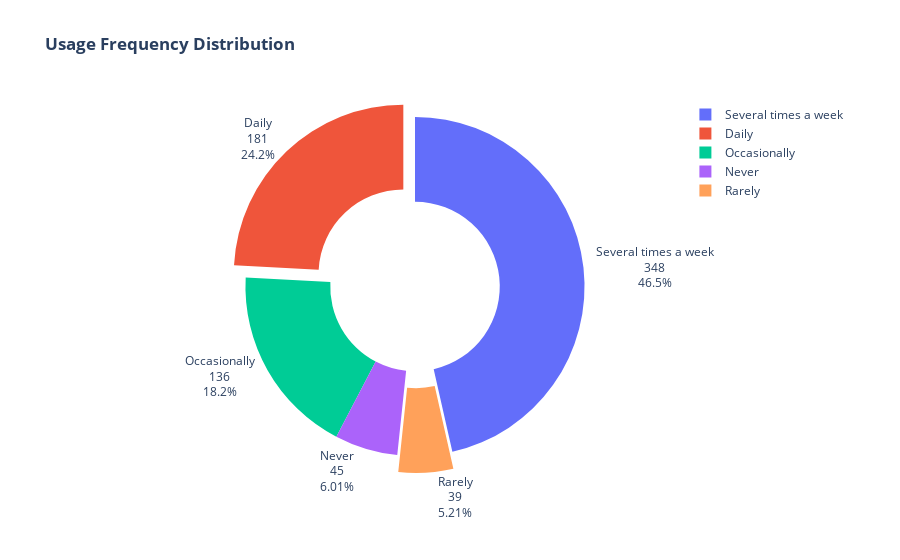

The notebook cell this image was saved under:
### Code cell
import plotly.graph_objects as go

labels = data['Usage_Freq'].unique()
values = data['Usage_Freq'].value_counts()

# Define explode values; set non-zero values for the slices you want to explode
explode = [0.1 if label in ['Rarely', 'Daily'] else 0 for label in labels]

fig = go.Figure(data=[go.Pie(labels=labels, values=values, textinfo='label+percent+value',
                             hole=.5, pull=explode,
                             textposition='outside')])

fig.update_layout(title_text="<b>Usage Frequency Distribution</b>")

fig.show()

### Figure 1 — Plotly figure (JSON) as saved in the notebook; plotly's stock layout.template omitted (floating-point values rounded to 4 significant figures)
{"data": [{"hole": 0.5, "labels": ["Several times a week", "Daily", "Occasionally", "Never", "Rarely"], "pull": [0, 0.1, 0, 0, 0.1], "textinfo": "label+percent+value", "textposition": "outside", "type": "pie", "values": [348, 181, 136, 45, 39]}], "layout": {"title": {"text": "<b>Usage Frequency Distribution</b>"}}}
